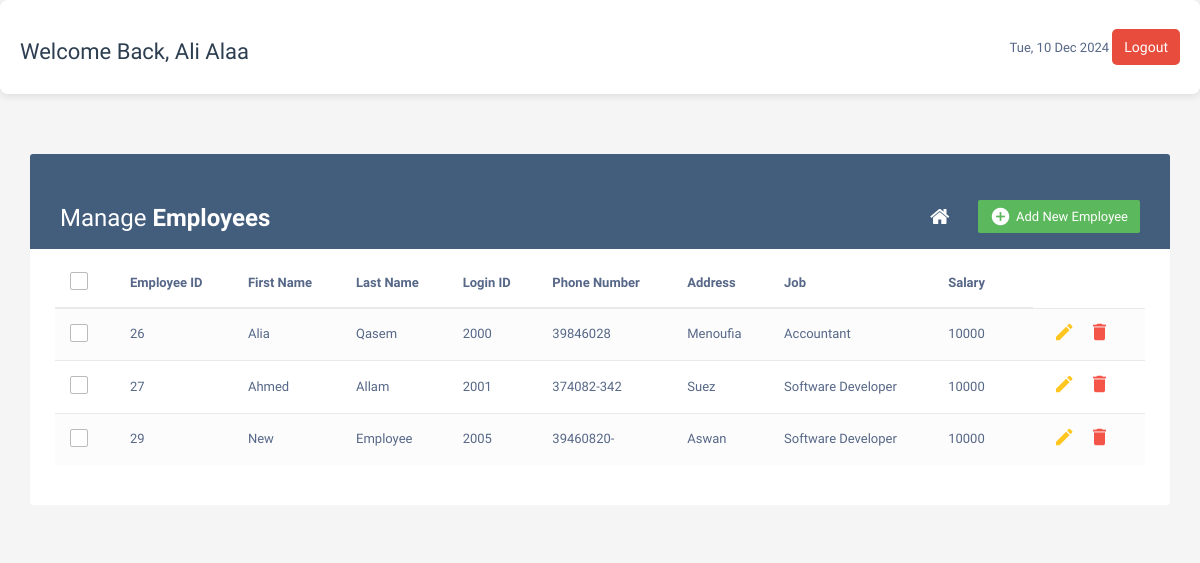
Page /Database/employeecrud.php (signed in) on the committed database.
### tables this page shows
CREATE TABLE `employee` (
  `employee_id` int(11) NOT NULL,
  `person_id` int(11) NOT NULL,
  `department_id` int(11) DEFAULT NULL,
  `logi_id` int(14) NOT NULL,
  `password` varchar(225) NOT NULL
);

CREATE TABLE `person` (
  `person_id` int(11) NOT NULL,
  `first_name` varchar(225) NOT NULL,
  `last_name` varchar(225) NOT NULL,
  `age` int(10) NOT NULL,
  `address` varchar(225) NOT NULL,
  `phone_number` varchar(11) NOT NULL,
  `date_of_birth` date NOT NULL,
  `absent_times` int(10) DEFAULT NULL,
  `salary` decimal(20,0) NOT NULL,
  `job_title` varchar(225) NOT NULL,
  `gender` enum('male','female') NOT NULL,
  `role` enum('admin','employee','manager') NOT NULL
);

### Database/employeecrud.php (the view, shortened to what this page needs)
<?php include("config.php"); ?>
<?php
$user_name = $_SESSION['user_name'];
?>
<!DOCTYPE html>
<html lang="en">
<head>
    <link rel="stylesheet" href="dashboard.css">
    <link rel="stylesheet" href="https://maxcdn.bootstrapcdn.com/font-awesome/4.7.0/css/font-awesome.min.css">
    <link rel="stylesheet" href="https://maxcdn.bootstrapcdn.com/bootstrap/3.3.7/css/bootstrap.min.css">
</head>
<body>
<div class="header">
    <h3>Welcome Back, <?php echo $user_name; ?></h3>
    <div>
      <span id="currentDate"></span>
      <button class="btn-signout ms-3" onclick="logout()">Logout</button>
    </div>
</div>
    <div class="container">
        <div class="table-responsive">
            <div class="table-wrapper">
                <div class="table-title">
                    <div class="row">
                        <div class="col-xs-6">
                            <h2>Manage <b>Employees</b></h2>
                        </div>
                        <div class="col-xs-6">
                            <a href="#addEmployeeModal" class="btn btn-success" data-toggle="modal"><i class="material-icons">&#xE147;</i> <span>Add New Employee</span></a>
                            <a href="dashboard.php" class="btn btn-secondary"><i class="fa fa-home"></i></a>
                        </div>
                    </div>
                </div>
                <table class="table table-striped table-hover">
                    <thead>
                        <tr>
                            <th>
                                <span class="custom-checkbox">
                                    <label for="selectAll"></label>
                                </span>
                            </th>
                            <th>Employee ID</th>
                            <th>First Name</th>
                            <th>Last Name</th>
                            <th>Login ID</th>
                            <th>Phone Number</th>
                            <th>Address</th>
                            <th>Job</th>
                            <th>Salary</th>
                        </tr>
                    </thead>
                    <tbody>
                        <?php
                        $query = "
            SELECT
            employee.employee_id,
            employee.logi_id,
            person.first_name,
            person.last_name,
            person.phone_number AS phone,
            person.address,
            person.job_title AS job,
            person.salary
        FROM
            employee
        JOIN
            person
        ON
            employee.person_id = person.person_id
        ";
                        $result = $database->prepare($query);
                        if (!$result) {
                            die("query failed" . mysqli_error($mysql));
                        } else {
                            $stmt = $database->prepare($query);
                            $stmt->execute();
                            $result = $stmt->fetchAll(PDO::FETCH_ASSOC);
                            foreach ($result as $row) {
                        ?>
                                <tr>
                                    <td>
                                        <span class="custom-checkbox">
                                            <label for="checkbox1"></label>
                                        </span>
                                    </td>
                                    <td><?php echo $row['employee_id']; ?></td>
                                    <td><?php echo $row['first_name']; ?></td>
                                    <td><?php echo $row['last_name']; ?></td>
                                    <td><?php echo $row['logi_id']; ?></td>
                                    <td><?php echo $row['phone']; ?></td>
                                    <td><?php echo $row['address']; ?></td>
                                    <td><?php echo $row['job']; ?></td>
                                    <td><?php echo $row['salary']; ?></td>
                                    <td>
                                        <a href="update_emp.php?id=<?php echo $row['employee_id']; ?>" class="edit" ><i class="material-icons" data-toggle="tooltip" title="Edit">&#xE254;</i></a>
                                        <a href="delete_emp.php?id=<?php echo $row['employee_id']; ?>" class="delete" data-toggle="modal"><i class="material-icons" data-toggle="tooltip" title="Delete">&#xE872;</i></a>
                                    </td>
                                </tr>
                        <?php
                            }
                        }
                        ?>
                    </tbody>
                </table>
            </div>
        </div>
    </div>
</body>
</html>

### Database/dashboard.css (style rules this page uses)
body { font-family: 'Arial', sans-serif; background-color: #f4f6f9; color: #333; }
.header { display: flex; justify-content: space-between; align-items: center; background-color: #fff; padding: 20px; border-radius: 8px; box-shadow: 0px 2px 8px rgba(0, 0, 0, 0.1); margin-bottom: 30px; }
.header h3 { font-size: 22px; color: #2c3e50; }
.header .btn-signout { background-color: #e74c3c; color: white; border-radius: 5px; font-size: 14px; padding: 8px 12px; border: none; cursor: pointer; transition: background-color 0.3s ease; }
.row { margin-top: 30px; }

### Database/employeecrud.php (style rules this page uses)
body { color: #566787; background: #f5f5f5; font-family: 'Varela Round', sans-serif; font-size: 13px; }
.table-responsive { margin: 30px 0; }
.table-wrapper { min-width: 1000px; background: #fff; padding: 20px 25px; border-radius: 3px; box-shadow: 0 1px 1px rgba(0, 0, 0, .05); }
.table-title { padding-bottom: 15px; background: #435d7d; color: #fff; padding: 16px 30px; margin: -20px -25px 10px; border-radius: 3px 3px 0 0; }
.table-title h2 { margin: 5px 0 0; font-size: 24px; }
.table-title .btn { color: #fff; float: right; font-size: 13px; border: none; min-width: 50px; border-radius: 2px; border: none; outline: none !important; margin-left: 10px; }
.table-title .btn i { float: left; font-size: 21px; margin-right: 5px; }
.table-title .btn span { float: left; margin-top: 2px; }
table.table tr th, table.table tr td { border-color: #e9e9e9; padding: 12px 15px; vertical-align: middle; }
table.table tr th:first-child { width: 60px; }
table.table tr th:last-child { width: 100px; }
table.table-striped tbody tr:nth-of-type(odd) { background-color: #fcfcfc; }
table.table td:last-child i { opacity: 0.9; font-size: 22px; margin: 0 5px; }
table.table td a { font-weight: bold; color: #566787; display: inline-block; text-decoration: none; outline: none !important; }
table.table td a.edit { color: #FFC107; }
table.table td a.delete { color: #F44336; }
table.table td i { font-size: 19px; }
.custom-checkbox { position: relative; }
.custom-checkbox label:before { width: 18px; height: 18px; }
.custom-checkbox label:before { content: ''; margin-right: 10px; display: inline-block; vertical-align: text-top; background: white; border: 1px solid #bbb; border-radius: 2px; box-sizing: border-box; z-index: 2; }

### rows in the picture
employee: employee_id "26", person.first_name "Alia", person.last_name "Qasem", logi "2000", person.phone_number "39846028", person.address "Menoufia", person.job_title "Accountant", person.salary "10000"
employee: employee_id "27", person.first_name "Ahmed", person.last_name "Allam", logi "2001", person.phone_number "374082-342", person.address "Suez", person.job_title "Software Developer", person.salary "10000"
employee: employee_id "29", person.first_name "New", person.last_name "Employee", logi "2005", person.phone_number "39460820-", person.address "Aswan", person.job_title "Software Developer", person.salary "10000"

### other values in the picture
$user_name "Ali Alaa"
